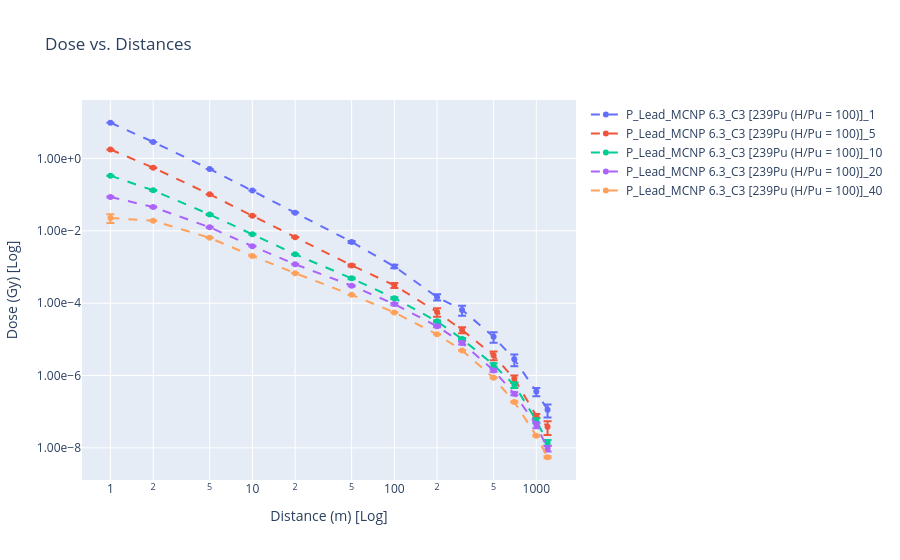

Notebook cell for this chart:
### Markdown cell above
---

## 🎯 Chargement du Jeu de Données Test

**Configuration** : Photons + Acier + U(93.2) + MCNP 6.1

### Code cell
# 🎯 Chargement du jeu de données spécifique
particles = ['P']  # ['N', 'P']  
screens = ['Lead'] # ['Concrete', 'Steel', 'Water', 'Lead']
cases = ['C3 [239Pu (H/Pu = 100)]']  # ['C1 [U(4.95)O2F2 (H/235U = 410)]', 'C4 [U(93.2) (H/235U = 0)]', 'C1 [239Pu (H/Pu = 0)]']
codes = ['MCNP 6.3']  #  ['MCNP 6.1', 'COG 11.2', 'SCALE 6.2.2']
thicknesses = [] # # Toutes les épaisseurs [1, 5, 10, 20]

# Filtrer les données
filtered_data = filter_wall_df(data, particles, screens, cases, codes, thicknesses, plot=True)

# ⚠️ IMPORTANT : Supprimer les lignes avec des valeurs manquantes (NaN)
print(f"\n📊 Avant filtrage NaN : {len(filtered_data)} points")
filtered_data = filtered_data.dropna(subset=['Dose', 'Distance (m)', 'Thickness (cm)'])
print(f"   Après filtrage NaN : {len(filtered_data)} points")

# Extraction des arrays
r_test = filtered_data['Distance (m)'].values
T_test = filtered_data['Thickness (cm)'].values
D_test = filtered_data['Dose'].values

print(f"\n📊 Données chargées :")
print(f"   • Points : {len(filtered_data)}")
print(f"   • Distance : {r_test.min():.0f} - {r_test.max():.0f} m")
print(f"   • Épaisseur : {T_test.min():.0f} - {T_test.max():.0f} cm")
print(f"   • Dose : {D_test.min():.2e} - {D_test.max():.2e} Gy")
print(f"   • Épaisseurs uniques : {np.unique(T_test)} cm")
print(f"   • Valeurs NaN dans D_test : {np.sum(np.isnan(D_test))}")

### Figure 1 — Plotly figure (JSON) as saved in the notebook; plotly's stock layout.template omitted (floating-point values rounded to 4 significant figures)
{"data": [{"error_y": {"array": [0.01944, 0.008596, 0.003168, 0.0004928, 0.0001776, 0.0003122, 0.00012, 2.895e-05, 1.982e-05, 3.837e-06, 9.966e-07, 9.181e-08, 4.404e-08], "type": "data", "visible": true}, "line": {"dash": "dash"}, "mode": "lines+markers", "name": "P_Lead_MCNP 6.3_C3 [239Pu (H/Pu = 100)]_1", "type": "scatter", "x": [1, 2, 5, 10, 20, 50, 100, 200, 300, 500, 700, 1000, 1200], "y": [9.718, 2.865, 0.5109, 0.1297, 0.03171, 0.004924, 0.001037, 0.0001467, 6.489e-05, 1.184e-05, 2.795e-06, 3.6e-07, 1.13e-07]}, {"error_y": {"array": [0.01485, 0.009045, 0.001325, 0.0003288, 0.0001101, 6.818e-05, 4.981e-05, 1.498e-05, 3.426e-06, 9.793e-07, 1.866e-07, 9.04e-09, 1.581e-08], "type": "data", "visible": true}, "line": {"dash": "dash"}, "mode": "lines+markers", "name": "P_Lead_MCNP 6.3_C3 [239Pu (H/Pu = 100)]_5", "type": "scatter", "x": [1, 2, 5, 10, 20, 50, 100, 200, 300, 500, 700, 1000, 1200], "y": [1.768, 0.5583, 0.1019, 0.0261, 0.00663, 0.001107, 0.0003133, 5.683e-05, 1.825e-05, 3.603e-06, 8.084e-07, 7.727e-08, 3.857e-08]}, {"error_y": {"array": [0.00482, 0.003386, 0.0007302, 0.0002204, 5.79e-05, 2.641e-05, 9.116e-06, 1.777e-06, 6.873e-07, 2.117e-07, 9.762e-08, 9.226e-09, 2.392e-09], "type": "data", "visible": true}, "line": {"dash": "dash"}, "mode": "lines+markers", "name": "P_Lead_MCNP 6.3_C3 [239Pu (H/Pu = 100)]_10", "type": "scatter", "x": [1, 2, 5, 10, 20, 50, 100, 200, 300, 500, 700, 1000, 1200], "y": [0.3347, 0.1313, 0.0283, 0.008102, 0.002244, 0.0004854, 0.0001369, 3.14e-05, 1.023e-05, 1.972e-06, 5.509e-07, 5.702e-08, 1.399e-08]}, {"error_y": {"array": [0.002542, 0.001262, 0.000428, 9.686e-05, 2.333e-05, 1.089e-05, 7.251e-06, 1.379e-06, 7.19e-07, 1.119e-07, 3.008e-08, 8.248e-09, 1.638e-09], "type": "data", "visible": true}, "line": {"dash": "dash"}, "mode": "lines+markers", "name": "P_Lead_MCNP 6.3_C3 [239Pu (H/Pu = 100)]_20", "type": "scatter", "x": [1, 2, 5, 10, 20, 50, 100, 200, 300, 500, 700, 1000, 1200], "y": [0.08645, 0.04539, 0.01252, 0.003754, 0.001191, 0.0003043, 9.417e-05, 2.298e-05, 7.971e-06, 1.382e-06, 3.127e-07, 4.314e-08, 9.536e-09]}, {"error_y": {"array": [0.006078, 0.0003049, 9.836e-05, 2.465e-05, 7.287e-06, 1.834e-06, 9.223e-07, 2.308e-07, 1.018e-07, 2.552e-08, 9.655e-09, 1.043e-09, 3.695e-10], "type": "data", "visible": true}, "line": {"dash": "dash"}, "mode": "lines+markers", "name": "P_Lead_MCNP 6.3_C3 [239Pu (H/Pu = 100)]_40", "type": "scatter", "x": [1, 2, 5, 10, 20, 50, 100, 200, 300, 500, 700, 1000, 1200], "y": [0.02256, 0.01906, 0.006387, 0.002021, 0.0006747, 0.0001699, 5.556e-05, 1.374e-05, 4.942e-06, 8.68e-07, 1.85e-07, 2.155e-08, 5.499e-09]}], "layout": {"legend": {"title": {"text": ""}}, "showlegend": true, "title": {"text": "Dose vs. Distances"}, "xaxis": {"title": {"text": "Distance (m) [Log]"}, "type": "log"}, "yaxis": {"tickformat": ".2e", "title": {"text": "Dose (Gy) [Log]"}, "type": "log"}}}
